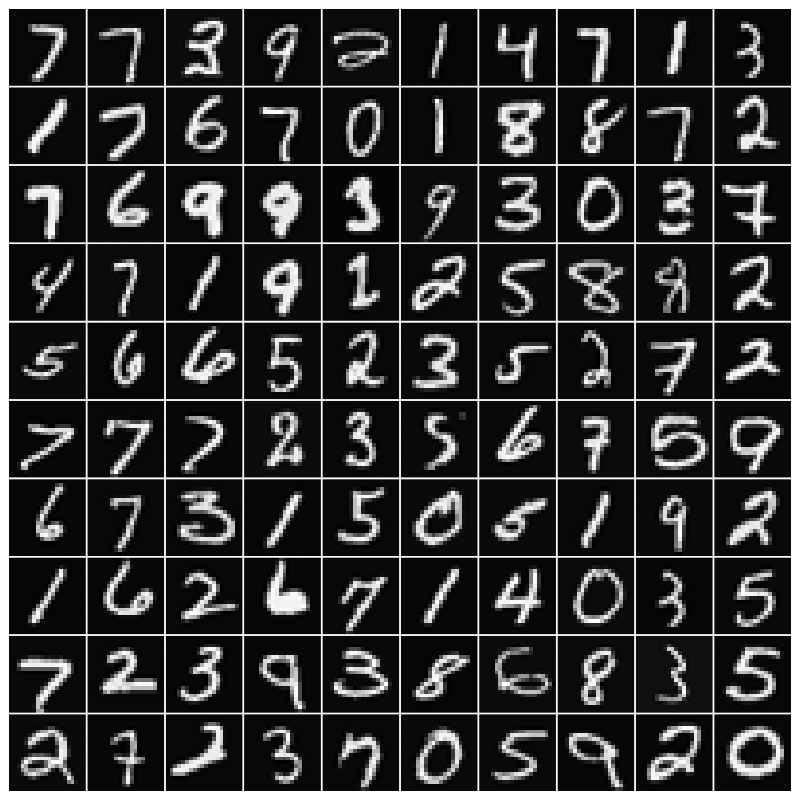

The notebook cell this image was saved under:
### Code cell
nrows = 10
ncols = 10 

fig = make_subplots(rows=nrows , cols=ncols,
                   vertical_spacing=0.002,
                   horizontal_spacing=0.002)

for i in range(nrows):
    for j in range(ncols):
        fig.add_trace( go.Heatmap( z=np.flip(np.transpose(np.reshape((X[rand_indices[j+i*10]] ), [20,20] )), axis =0 ),
                                   showscale=False, colorscale='Gray'
                                ), 
                       row=i+1, col=j+1   )

fig.update_yaxes(showticklabels=False)
fig.update_xaxes(showticklabels=False)
fig.update_layout(margin = dict(t=9,r=9,b=9,l=9),
                  showlegend = False,
                  width = 800, height = 800,
                  autosize = True
                 )

fig.show()
